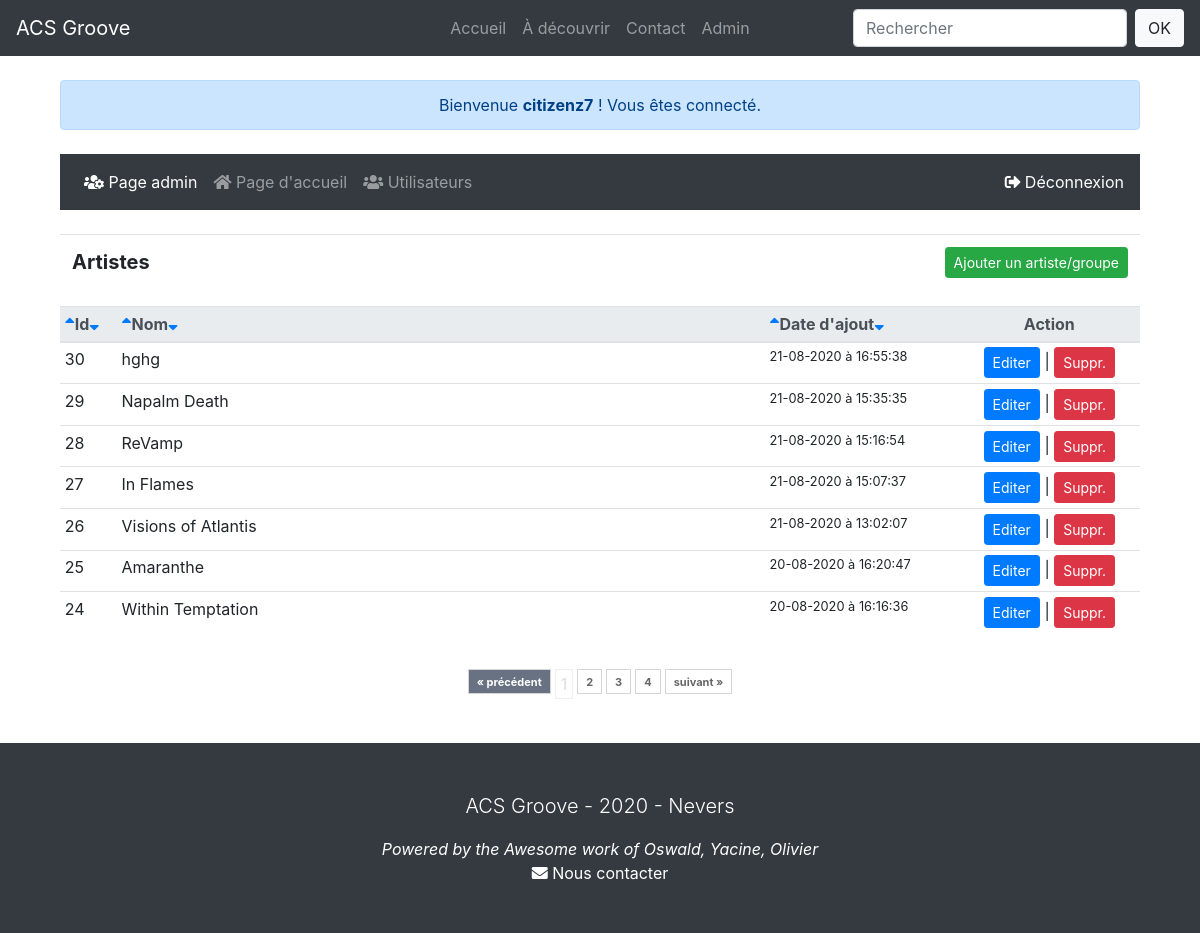
Screenshot of /admin/index.php (signed in) with the database file from the repository.
### tables this page shows
CREATE TABLE IF NOT EXISTS `artiste` (
  `id` int(11) NOT NULL AUTO_INCREMENT,
  `nom` varchar(255) NOT NULL,
  `genre` varchar(255) NOT NULL,
  `pays_origine` varchar(255) DEFAULT NULL,
  `presentation` longtext NOT NULL,
  `biographie` longtext NOT NULL,
  `discographie` text NOT NULL,
  `active` varchar(255) NOT NULL,
  `label` varchar(255) NOT NULL,
  `site_web` varchar(255) DEFAULT NULL,
  `date` datetime NOT NULL DEFAULT current_timestamp(),
  `image` varchar(255) DEFAULT NULL,
  `youtube` varchar(255) DEFAULT NULL,
  PRIMARY KEY (`id`)
);

### includes/functions.php (called while the page is built, shortened)
<?php
function html($string) {
    return htmlspecialchars($string, ENT_COMPAT, 'UTF-8', true);
}
function date_fr($format, $timestamp=false) {
	if (!$timestamp) $date_en = date($format);
	else $date_en = date($format,$timestamp);
	$texte_en = array(
		"Monday", "Tuesday", "Wednesday", "Thursday",
		"Friday", "Saturday", "Sunday", "January",
		"February", "March", "April", "May",
		"June", "July", "August", "September",
		"October", "November", "December"
	);
	$texte_fr = array(
		"lundi", "mardi", "mercredi", "jeudi",
		"vendredi", "samedi", "dimanche", "janvier",
		"f&eacute;vrier", "mars", "avril", "mai",
		"juin", "juillet", "ao&ucirc;t", "septembre",
		"octobre", "novembre", "d&eacute;cembre"
	);
	$date_fr = str_replace($texte_en, $texte_fr, $date_en);
	$texte_en = array(
		"Mon", "Tue", "Wed", "Thu", "Fri", "Sat", "Sun",
		"Jan", "Feb", "Mar", "Apr", "May", "Jun", "Jul",
		"Aug", "Sep", "Oct", "Nov", "Dec"
	);
	$texte_fr = array(
		"Lun", "Mar", "Mer", "Jeu", "Ven", "Sam", "Dim",
		"Jan", "F&eacute;v", "Mar", "Avr", "Mai", "Jui",
		"Jui", "Ao&ucirc;", "Sep", "Oct", "Nov", "D&eacute;c"
	);
	$date_fr = str_replace($texte_en, $texte_fr, $date_fr);
	return $date_fr;
}

### includes/config.php (called while the page is built, shortened)
<?php
function my_autoloader($class) {
   $class = strtolower($class);
   $classpath = 'classes/class.'.$class . '.php';
   $classpath = '../classes/class.'.$class . '.php';
   $classpath = '../../classes/class.'.$class . '.php';
}
require_once 'functions.php';
?>

### admin/index.php (the view, shortened to what this page needs)
<?php
include_once '../includes/config.php';
include_once 'header.php';
?>
  <div class="container pt-3 pb-3 mt-5">
    <div class="row">
      <div class="col-sm-12 text-justify">
        <div class="pb-2 mt-3">
          <div class="text-center mb-4 alert alert-primary" role="alert">Bienvenue <b><?php echo $_SESSION['username']; ?></b> ! Vous êtes connecté.</div>
          <?php include('menu.php');?>
            <table class="table table-responsive-sm">
              <tr>
                <td><span id="projets" class="lead font-weight-bold">Artistes</span></td>
                <td class="text-right"><a href="add.php" class="mx-auto"><button type="button" class="btn btn-success btn-sm">Ajouter un artiste/groupe</button></a></td>
              </tr>
            </table>
	  <table class="table table-sm table-hover table-responsive-sm">
	    <thead class="thead-light">
            <tr>
              <th><a href="index.php?tri=id&ordre=desc"><i class="fas fa-sort-up"></i></a>Id<a href="index.php?tri=id&ordre=asc"><i class="fas fa-sort-down"></i></a></th>
              <th width="60%"><a href="index.php?tri=nom&ordre=desc"><i class="fas fa-sort-up"></i></a>Nom<a href="index.php?tri=nom&ordre=asc"><i class="fas fa-sort-down"></i></a</th>
              <th><a href="index.php?tri=dat&ordre=desc"><i class="fas fa-sort-up"></i></a>Date d'ajout<a href="index.php?tri=date&ordre=asc"><i class="fas fa-sort-down"></i></a</th>
              <th class="text-center">Action</th>
	    </tr>
	    </thead>
	    <tbody>
              <?php
              try {
                $pages = new Paginator('7','art');
                $stmt = $db->query('SELECT id FROM artiste');
                $pages->set_total($stmt->rowCount());
						    if(isset($_GET['tri'])) {
							     $tri = html($_GET['tri']);
						    }
						    else {
							     $post_tri = 'date';
							     $tri = html($post_tri);
						    }
						    if(isset($_GET['ordre'])) {
							     $ordre = html($_GET['ordre']);
						    }
						    else {
							     $ordre_tri = 'desc';
							     $ordre = html($ordre_tri);
						    }
                $stmt = $db->query('SELECT * FROM artiste ORDER BY '.$tri.' '.$ordre.' ' .$pages->get_limit());
                while($row = $stmt->fetch()){
                  echo '<tr>';
                  echo '<td>'.$row['id'].'</td>';
                  echo '<td>'.$row['nom'].'</td>';
                  echo '<td class="small">'.date_fr('d-m-Y à H:i:s', strtotime(($row['date']))).'</td>';
                  ?>
                  <td class="text-center">
                    <a class="btn btn-primary btn-sm tinytext" role="button" aria-pressed="true" title="Editer la fiche" href="edit.php?id=<?php echo $row['id'];?>">Editer</a> |
                    <a class="btn btn-danger btn-sm tinytext" role="button" aria-pressed="true" title="Supprimer la fiche" href="javascript:delartiste('<?php echo $row['id'];?>','<?php echo $row['nom'];?>')">Suppr.</a>
                  </td>
                  <?php
                  echo '</tr>';
                }
              }
              catch(PDOException $e) {
                echo $e->getMessage();
              }
	      ?>
	    </tbody>
            </table>
      </div>
      <div class="row justify-content-center">
        <div class="col-4">
          <?php echo $pages->page_links(); ?>
        </div>
      </div>
    </div>
  </div>
</div>
</div>
</div>
<?php include_once 'footer.php'; ?>

### rows the page displays
artiste: id "30", nom "hghg", date "21-08-2020 à 16:55:38"
artiste: id "29", nom "Napalm Death", date "21-08-2020 à 15:35:35"
artiste: id "28", nom "ReVamp", date "21-08-2020 à 15:16:54"
artiste: id "27", nom "In Flames", date "21-08-2020 à 15:07:37"
artiste: id "26", nom "Visions of Atlantis", date "21-08-2020 à 13:02:07"
artiste: id "25", nom "Amaranthe", date "20-08-2020 à 16:20:47"
artiste: id "24", nom "Within Temptation", date "20-08-2020 à 16:16:36"

### other values shown
$_SESSION['username'] "citizenz7"
